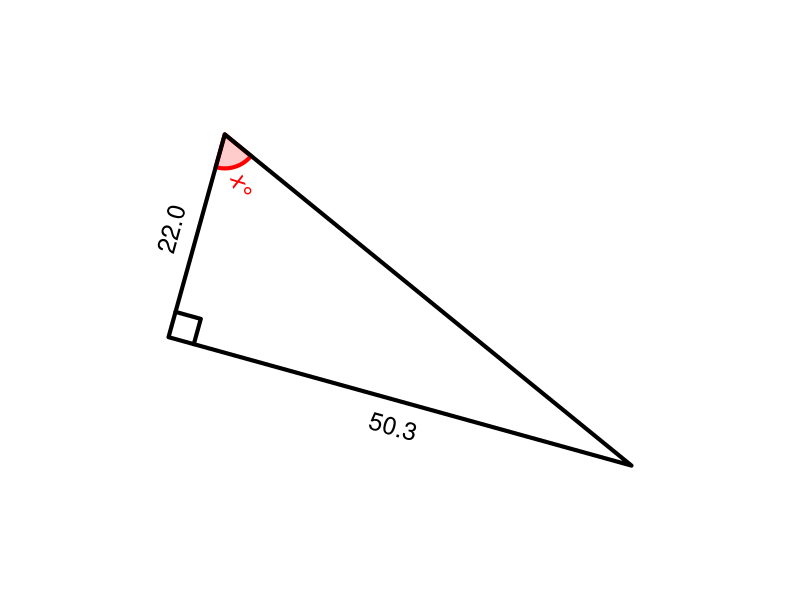

Write R code to recreate this figure.
## ---- chunk 1
qt = sample(1:12,1)
cex = 1.5
lwd = 4
# al,ol,hl,th
while(T){
    deg = runif(1,15,79)
    th = deg/180*pi
    hl = runif(1,10,100)
    ol = hl*sin(th)
    al = hl*cos(th)
    if(ol>11 && al>11 && hl<99){break}
}
if(qt==1){ #ol=hl*sin(th)
    hyp = signif(hl,3)
    ang = signif(deg,3)
    labs = c("","x",sprintf("%.1f",hyp),sprintf("%.1f°",ang)) #a,o,h,t
    ans = signif(hyp*sin(ang/180*pi),3)
    ansstr = sprintf("%.1f",ans)
    atag = paste0("$$\\sin(",ang,")=\\frac{\\text{opp}}{",hyp,"}$$\n$$\\text{opp}=",hyp,"\\cdot\\sin(",ang,")$$\n\\text{opp}=",ans)
}
if(qt==2){ #hl=ol/sin(th)
    opp = signif(ol,3)
    ang = signif(deg,3)
    labs = c("",sprintf("%.1f",opp),"x",sprintf("%.1f°",ang)) #a,o,h,t
    ans = signif(opp/sin(ang/180*pi),3)
    ansstr = sprintf("%.1f",ans)
    atag = paste0("$$\\sin(",ang,")=\\frac{\\text{",opp,"}}{\\text{hyp}}$$\n$$\\text{opp}=\\frac{\\sin(",ang,")$$\n\\text{opp}=",ans)
}
if(qt==3){ #th=asin(ol/hl)
    opp = signif(ol,3)
    hyp = signif(hl,3)
    labs = c("",sprintf("%.1f",opp),sprintf("%.1f",hyp),"x°") #a,o,h,t
    ans = signif(asin(opp/hyp)/pi*180,3)
    ansstr = sprintf("%.1f",ans)
    atag = "°"
}
if(qt==4){ #al=hl*cos(th)
    hyp = signif(hl,3)
    ang = signif(deg,3)
    labs = c("x","",sprintf("%.1f",hyp),sprintf("%.1f°",ang)) #a,o,h,t
    ans = signif(hyp*cos(ang/180*pi),3)
    ansstr = sprintf("%.1f",ans)
    atag = ""
}
if(qt==5){ #hl=al/cos(th)
    adj = signif(al,3)
    ang = signif(deg,3)
    labs = c(sprintf("%.1f",adj),"","x",sprintf("%.1f°",ang)) #a,o,h,t
    ans = signif(adj/cos(ang/180*pi),3)
    ansstr = sprintf("%.1f",ans)
    atag = ""
}
if(qt==6){ #th=acos(al/hl)
    adj = signif(al,3)
    hyp = signif(hl,3)
    labs = c(sprintf("%.1f",adj),"",sprintf("%.1f",hyp),"x°") #a,o,h,t
    ans = signif(acos(adj/hyp)/pi*180,3)
    ansstr = sprintf("%.1f",ans)
    atag = "°"
}
if(qt==7){ #ol=al*tan(th)
    adj = signif(al,3)
    ang = signif(deg,3)
    labs = c(sprintf("%.1f",adj),"x","",sprintf("%.1f°",ang)) #a,o,h,t
    ans = signif(adj*tan(ang/180*pi),3)
    ansstr = sprintf("%.1f",ans)
    atag = ""
}
if(qt==8){ #al=ol/tan(th)
    opp = signif(ol,3)
    ang = signif(deg,3)
    labs = c("x",sprintf("%.1f",opp),"",sprintf("%.1f°",ang)) #a,o,h,t
    ans = signif(opp/tan(ang/180*pi),3)
    ansstr = sprintf("%.1f",ans)
    atag = ""
}
if(qt==9){ #th=atan(ol/al)
    opp = signif(ol,3)
    adj = signif(al,3)
    labs = c(sprintf("%.1f",adj),sprintf("%.1f",opp),"","x°") #a,o,h,t
    ans = signif(atan(opp/adj)/pi*180,3)
    ansstr = sprintf("%.1f",ans)
    atag = "°"
}
if(qt==10){
    opp = signif(ol,3)
    adj = signif(al,3)
    labs = c(sprintf("%.1f",adj),sprintf("%.1f",opp),"x","") #a,o,h,t
    ansstr = sprintf("%.1f",signif(sqrt(opp^2+adj^2),3))
    ans = signif(sqrt(opp^2+adj^2),3)
    atag = ""
}
if(qt==11){
    opp = signif(ol,3)
    hyp = signif(hl,3)
    labs = c("x",sprintf("%.1f",opp),sprintf("%.1f",hyp),"") #a,o,h,t
    ansstr = sprintf("%.1f",signif(sqrt(hyp^2-opp^2),3))
    ans = signif(sqrt(hyp^2-opp^2),3)
    atag = ""
}
if(qt==12){
    adj = signif(al,3)
    hyp = signif(hl,3)
    labs = c(sprintf("%.1f",adj),"x",sprintf("%.1f",hyp),"") #a,o,h,t
    ansstr = sprintf("%.1f",signif(sqrt(hyp^2-adj^2),3))
    ans = signif(sqrt(hyp^2-adj^2),3)
    atag = ""
}
hstr = labs[3]
astr = labs[1]
ostr = labs[2]
angstr = labs[4]


## ---- chunk 2
par(mar=c(0,0,0,0),pty="s")
refl = sample(c(T,F),1)
bmp = 0.05
xs = c(0,cos(th),cos(th))
ys = c(0,0,sin(th))
xlo = cos(th)+bmp
ylo = sin(th)/2
srto = 90
xla = cos(th)/2
yla = -bmp
srta = 0
xlh = cos(th)/2+bmp*cos(th+pi/2)
ylh = sin(th)/2+bmp*sin(th+pi/2)
srth = th/pi*180
xang = 1.5*bmp*cos(seq(0,th,pi/360))/th
yang = 1.5*bmp*sin(seq(0,th,pi/360))/th
xlang = 1.5*bmp*cos(th/2)/th+bmp/3*cos(th/2)
ylang = 1.5*bmp*sin(th/2)/th+bmp/3*sin(th/2)
srtang = th/2/pi*180
xsq = c(cos(th)-bmp,cos(th)-bmp,cos(th))
ysq = c(0,bmp,bmp)
if(refl){
    xs = -xs
    xlo = -xlo
    srto = -90
    xla = -xla
    srta = 0
    xlh = -xlh
    srth = -th/pi*180
    xang = -xang
    xlang = -xlang
    srtang = -th/2/pi*180
    xsq = -xsq
}
rotang = runif(1,0,2*pi)
xs2 = xs*cos(rotang)-ys*sin(rotang)
ys2 = xs*sin(rotang)+ys*cos(rotang)
xlo2 = xlo*cos(rotang)-ylo*sin(rotang)
ylo2 = xlo*sin(rotang)+ylo*cos(rotang)
srto2 = (srto+rotang/pi*180+90)%%180-90
xla2 = xla*cos(rotang)-yla*sin(rotang)
yla2 = xla*sin(rotang)+yla*cos(rotang)
srta2 = (srta+rotang/pi*180+90)%%180-90
xlh2 = xlh*cos(rotang)-ylh*sin(rotang)
ylh2 = xlh*sin(rotang)+ylh*cos(rotang)
srth2 = (srth+rotang/pi*180+90)%%180-90
srtang2 = (srtang+rotang/pi*180+90)%%180-90
xang2 = xang*cos(rotang)-yang*sin(rotang)
yang2 = xang*sin(rotang)+yang*cos(rotang)
xlang2 = xlang*cos(rotang)-ylang*sin(rotang)
ylang2 = xlang*sin(rotang)+ylang*cos(rotang)
xsq2 = xsq*cos(rotang)-ysq*sin(rotang)
ysq2 = xsq*sin(rotang)+ysq*cos(rotang)
xxx = c(xs2,xlo2,xla2,xlh2,xlang2)
yyy = c(ys2,ylo2,yla2,ylh2,ylang2)
widx = (max(xxx)-min(xxx))/2
widy = (max(yyy)-min(yyy))/2
midx = (max(xxx)+min(xxx))/2
midy = (max(yyy)+min(yyy))/2
wid = max(c(widx,widy))
plot(0,0,"n",xlim=c(midx-wid*1.2,midx+wid*1.2),ylim=c(midy-wid*1.2,midy+wid*1.2),axes=F,ann=F)
angadj = (xlang2<0)*1
if(angstr!=""){
    polygon(c(0,xang2),c(0,yang2),border="red",col=rgb(1,0,0,0.2),lwd=lwd)
    text(xlang2,ylang2,angstr,srt=srtang2,col="red",cex=cex,adj=angadj)
}
polygon(xs2,ys2,lwd=lwd)
lines(xsq2,ysq2,lwd=lwd)
text(xlo2,ylo2,ostr,srt=srto2,cex=cex)
text(xla2,yla2,astr,srt=srta2,cex=cex)
text(xlh2,ylh2,hstr,srt=srth2,cex=cex)
# alist = paste0(alist,ansstr,"\n",collapse="")
